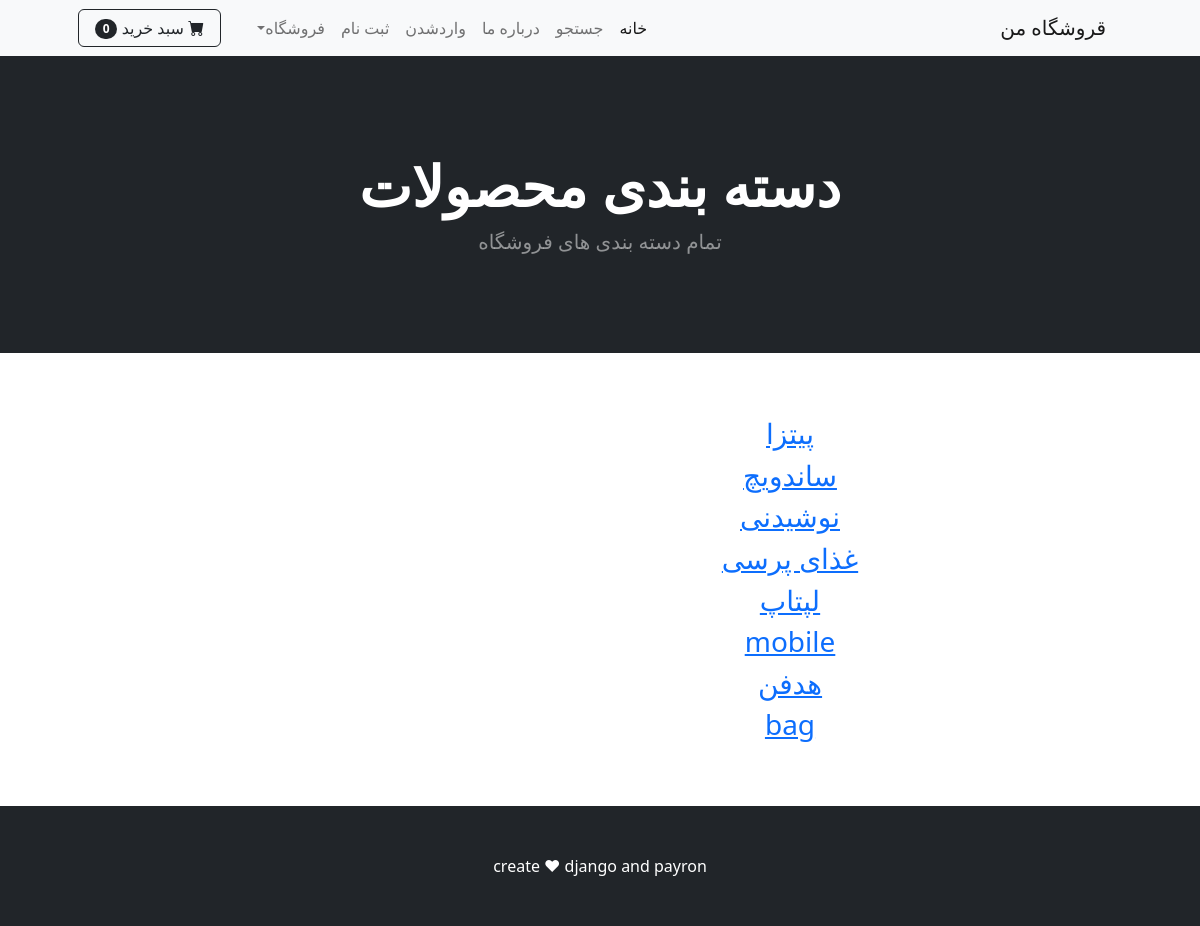
The page /category/ on the database its author committed.
### shop/models.py (models this page shows, shortened)
class Category(models.Model):
    name = models.CharField(max_length=20)

### shop/views.py (the view)
# urls.py: path('category/', views.category_summery , name='category_summery'),
def category_summery(request):
    all_cat = Category.objects.all()
    return render(request, 'category_summery.html',{'category': all_cat})

### cart/cart.py (called while the page is built)
    def __len__(self):
        return len(self.cart)

### cart/context_processors.py (called while the page is built)
def cart(request):
    return {'cart': Cart(request)}

### shop/templates/category_summery.html
{% extends "base.html" %}
{% block content %}
    <header class="bg-dark py-5">
      <div class="container px-4 px-lg-5 my-5">
        <div class="text-center text-white">
          <h1 class="display-4 fw-bolder">دسته بندی محصولات</h1>
          <p class="lead fw-normal text-white-50 mb-0">
تمام دسته بندی های فروشگاه          </p>
        </div>
      </div>
    </header>
     <br><br>
    <div class="container ">
        <div class="row">
            <center class="col-8">
                <p align="justify">
                {% for cat in category %}
                    <h3><a href="{% url 'category' cat.name %}">{{cat.name}}</a></h3>
                {% endfor %}
                </p>
            </center>
      </div>
     </div>
      <br><br>
{% endblock %}

### rows shown on the page
Category: name "پیتزا"
Category: name "ساندویچ"
Category: name "نوشیدنی"
Category: name "غذای پرسی"
Category: name "لپتاپ"
Category: name "mobile"
Category: name "هدفن"
Category: name "bag"

### other values the page prints
{{ cart|length }} "0"
